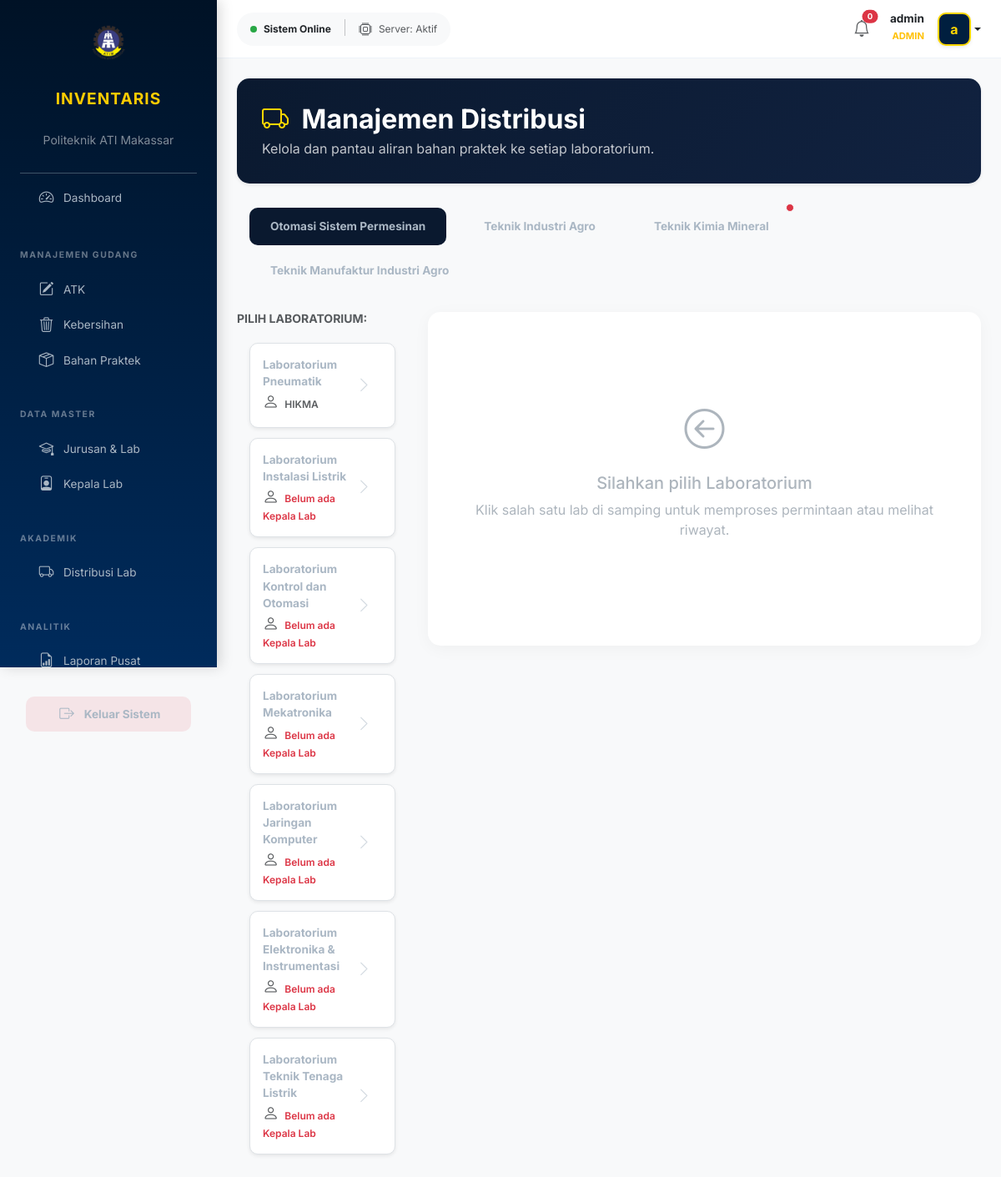
Page /modules/distribusi/index.php (signed in) on the committed database.
### tables this page shows
CREATE TABLE `jurusan` (
  `id_jurusan` int NOT NULL,
  `nama_jurusan` varchar(100) DEFAULT NULL
);

CREATE TABLE `kepala_lab` (
  `id_kepala` int NOT NULL,
  `id_lab` int DEFAULT NULL,
  `nama_kepala` varchar(100) NOT NULL,
  `username` varchar(50) DEFAULT NULL,
  `password` varchar(255) DEFAULT NULL,
  `password_plain` varchar(255) DEFAULT NULL,
  `nip` varchar(50) DEFAULT NULL,
  `kontak` varchar(20) DEFAULT NULL,
  `role` varchar(20) DEFAULT 'kepala_lab'
);

CREATE TABLE `lab` (
  `id_lab` int NOT NULL,
  `id_jurusan` int DEFAULT NULL,
  `nama_lab` varchar(100) DEFAULT NULL
);

### modules/distribusi/index.php (the view, shortened to what this page needs)
<?php
include "../../config/database.php";
$query_jurusan = mysqli_query($conn, "SELECT * FROM jurusan ORDER BY nama_jurusan ASC");
?>
<!DOCTYPE html>
<html lang="id">
<head>
    <link href="https://cdn.jsdelivr.net/npm/bootstrap@5.3.0/dist/css/bootstrap.min.css" rel="stylesheet">
    <link rel="stylesheet" href="https://cdn.jsdelivr.net/npm/bootstrap-icons@1.11.1/font/bootstrap-icons.css">
    <link href="../../assets/css/style.css" rel="stylesheet">
</head>
<body>
<div class="wrapper">
    <?php include "../../includes/sidebar.php"; ?>
    <div class="main-content">
        <?php include "../../includes/header.php"; ?>
        <div class="p-4">
            <div class="hero-banner shadow-sm">
                <div class="row align-items-center">
                    <div class="col-md-8">
                        <h2 class="fw-bold mb-1">
                            <i class="bi bi-truck me-2" style="color: var(--accent-yellow);"></i> Manajemen Distribusi</span>
                        </h2>
                        <p class="opacity-75 mb-0">Kelola dan pantau aliran bahan praktek ke setiap laboratorium.</p>
                    </div>
                </div>
            </div>
            <ul class="nav nav-pills nav-jurusan mb-4" id="pills-tab" role="tablist">
    <?php
    $active_j = true;
        mysqli_data_seek($query_jurusan, 0);
        while($j = mysqli_fetch_assoc($query_jurusan)):
            $id_jur = $j['id_jurusan'];
            $check_req = mysqli_query($conn, "SELECT p.id_permintaan
                FROM permintaan_barang p
                JOIN kepala_lab kl ON p.id_kepala = kl.id_kepala
                JOIN lab l ON kl.id_lab = l.id_lab
                WHERE l.id_jurusan = '$id_jur' AND p.status = 'pending'
                LIMIT 1");
            $has_pending = (mysqli_num_rows($check_req) > 0);
        ?>
        <li class="nav-item">
            <button class="nav-link position-relative <?= $active_j ? 'active' : ''; ?>"
                    data-bs-toggle="pill"
                    data-bs-target="#jur-<?= $id_jur; ?>"
                    type="button">
                <?= $j['nama_jurusan']; ?>
                <?php if ($has_pending) : ?>
                    <span class="position-absolute top-0 start-100 translate-middle p-1 bg-danger border border-light rounded-circle pulse-dot">
                    </span>
                <?php endif; ?>
            </button>
        </li>
        <?php $active_j = false; endwhile; ?>
    </ul>
<div class="row">
    <div class="col-md-4 col-lg-3">
        <h6 class="fw-bold text-muted mb-3 small uppercase">PILIH LABORATORIUM:</h6>
        <div class="tab-content">
            <?php
            $active_j = true;
            mysqli_data_seek($query_jurusan, 0);
            while($j = mysqli_fetch_assoc($query_jurusan)):
                $id_jur = $j['id_jurusan'];
            ?>
            <div class="tab-pane fade <?= $active_j ? 'show active' : ''; ?>" id="jur-<?= $id_jur; ?>">
                <div class="nav flex-column nav-pills nav-lab">
                    <?php
                    $q_lab = mysqli_query($conn, "SELECT l.*, kl.id_kepala, kl.nama_kepala,
                             (SELECT COUNT(*) FROM permintaan_barang p
                              WHERE p.id_kepala = kl.id_kepala
                              AND p.status = 'pending') as total_permintaan
                             FROM lab l
                             LEFT JOIN kepala_lab kl ON l.id_lab = kl.id_lab
                             WHERE l.id_jurusan = '$id_jur'");
                    while($l = mysqli_fetch_assoc($q_lab)):
                        $id_kepala = !empty($l['id_kepala']) ? $l['id_kepala'] : '';
                        $nama_kepala = !empty($l['nama_kepala']) ? $l['nama_kepala'] : '<span class="text-danger italic">Belum ada Kepala Lab</span>';
                        $jumlah_notif = $l['total_permintaan'];
                    ?>
                    <button class="nav-link mb-2 d-flex justify-content-between align-items-center text-start position-relative shadow-sm"
                            style="border-radius: 10px;"
                            onclick="viewLabDetails('<?= $l['id_lab']; ?>', '<?= addslashes($l['nama_lab']); ?>', '<?= addslashes($j['nama_jurusan']); ?>', '<?= $id_kepala; ?>')"
                            data-bs-toggle="pill" type="button">
                        <div class="w-100">
                            <div class="fw-bold d-block text-navy"><?= $l['nama_lab']; ?></div>
                            <div class="text-muted small" style="font-size: 0.75rem;">
                                <i class="bi bi-person me-1"></i> <?= $nama_kepala; ?>
                            </div>
                        </div>
                        <?php if($jumlah_notif > 0): ?>
                            <span class="badge rounded-pill bg-danger shadow-sm pulse-notif"
                                  style="font-size: 0.7rem; padding: 5px 8px; border: 1px solid white;">
                                <?= $jumlah_notif; ?> Baru
                            </span>
                        <?php else: ?>
                            <i class="bi bi-chevron-right ms-2 opacity-50"></i>
                        <?php endif; ?>
                    </button>
                    <?php endwhile; ?>
                </div>
            </div>
            <?php $active_j = false; endwhile; ?>
        </div>
    </div>
    <div class="col-md-8 col-lg-9">
        <div class="data-container" id="distribusi-view">
            <div class="empty-state">
                <i class="bi bi-arrow-left-circle mb-3 d-block" style="font-size: 3rem;"></i>
                <h5>Silahkan pilih Laboratorium</h5>
                <p>Klik salah satu lab di samping untuk memproses permintaan atau melihat riwayat.</p>
            </div>
        </div>
    </div>
</div>
</body>
</html>

### assets/css/style.css (style rules this page uses)
:root { --primary-blue: #002b5c; --dark-blue: #001226; --accent-yellow: #FFD700; --text-gray: #aab7c4; --hover-bg: rgba(255, 255, 255, 0.08); --sidebar-width: 260px; }
body { font-family: 'Inter', sans-serif; background-color: #f8f9fa; margin: 0; overflow-x: hidden; }
.nav-link { color: var(--text-gray) !important; padding: 12px 20px; margin: 4px 15px; border-radius: 10px; display: flex; align-items: center; transition: all 0.3s ease; font-size: 0.85rem; text-decoration: none; }
.nav-link i { font-size: 1.1rem; width: 25px; margin-right: 12px; text-align: center; }

### modules/distribusi/index.php (style rules this page uses)
.nav-lab .nav-link { border: 1px solid #e2e8f0; transition: all 0.2s; padding: 12px 15px; background: white; }
:root { --navy: #0a192f; --gold: #ffcc00; --soft-bg: #f8f9fa; }
body { background-color: var(--soft-bg); font-family: 'Inter', sans-serif; }
.wrapper { display: flex; width: 100%; }
.main-content { flex: 1; margin-left: 260px; min-height: 100vh; }
.hero-banner { background: linear-gradient(135deg, var(--navy) 0%, #112240 100%); border-radius: 15px; padding: 30px; color: white; margin-bottom: 25px; position: relative; overflow: hidden; }
.nav-jurusan .nav-link { color: #6c757d; border: none; padding: 12px 25px; font-weight: 700; border-radius: 10px; transition: 0.3s; margin-right: 5px; }
.nav-jurusan .nav-link.active { background: var(--navy); color: var(--gold); }
.nav-lab .nav-link { color: var(--navy); background: #fff; border: 1px solid #dee2e6; margin-bottom: 10px; text-align: left; font-weight: 600; padding: 15px; border-radius: 12px; display: flex; align-items: center; justify-content: space-between; }
.nav-lab .nav-link i { font-size: 1.2rem; }
.data-container { background: #fff; border-radius: 15px; padding: 25px; box-shadow: 0 4px 20px rgba(0,0,0,0.04); min-height: 400px; }
.empty-state { padding: 80px 0; text-align: center; color: #adb5bd; }
.pulse-dot { width: 10px; height: 10px; box-shadow: 0 0 0 rgba(220, 53, 69, 0.4); animation: pulse-red 2s infinite; }

### rows in the picture
jurusan: nama_jurusan "Otomasi Sistem Permesinan"
jurusan: nama_jurusan "Teknik Industri Agro"
jurusan: nama_jurusan "Teknik Kimia Mineral"
jurusan: nama_jurusan "Teknik Manufaktur Industri Agro"
kepala_lab: id_lab.nama_lab "Laboratorium Pneumatik", nama_kepala "HIKMA"
lab: nama_lab "Laboratorium Instalasi Listrik", shows "Belum ada Kepala Lab"
lab: nama_lab "Laboratorium Kontrol dan Otomasi", shows "Belum ada Kepala Lab"
lab: nama_lab "Laboratorium Mekatronika", shows "Belum ada Kepala Lab"
lab: nama_lab "Laboratorium Jaringan Komputer", shows "Belum ada Kepala Lab"
lab: nama_lab "Laboratorium Elektronika & Instrumentasi", shows "Belum ada Kepala Lab"
lab: nama_lab "Laboratorium Teknik Tenaga Listrik", shows "Belum ada Kepala Lab"

### other values in the picture
$stok_menipis "0"
$_SESSION['nama'] "admin"
$_SESSION['role'] "ADMIN"
substr($_SESSION['nama'] ?? 'A', 0, 1) "a"
